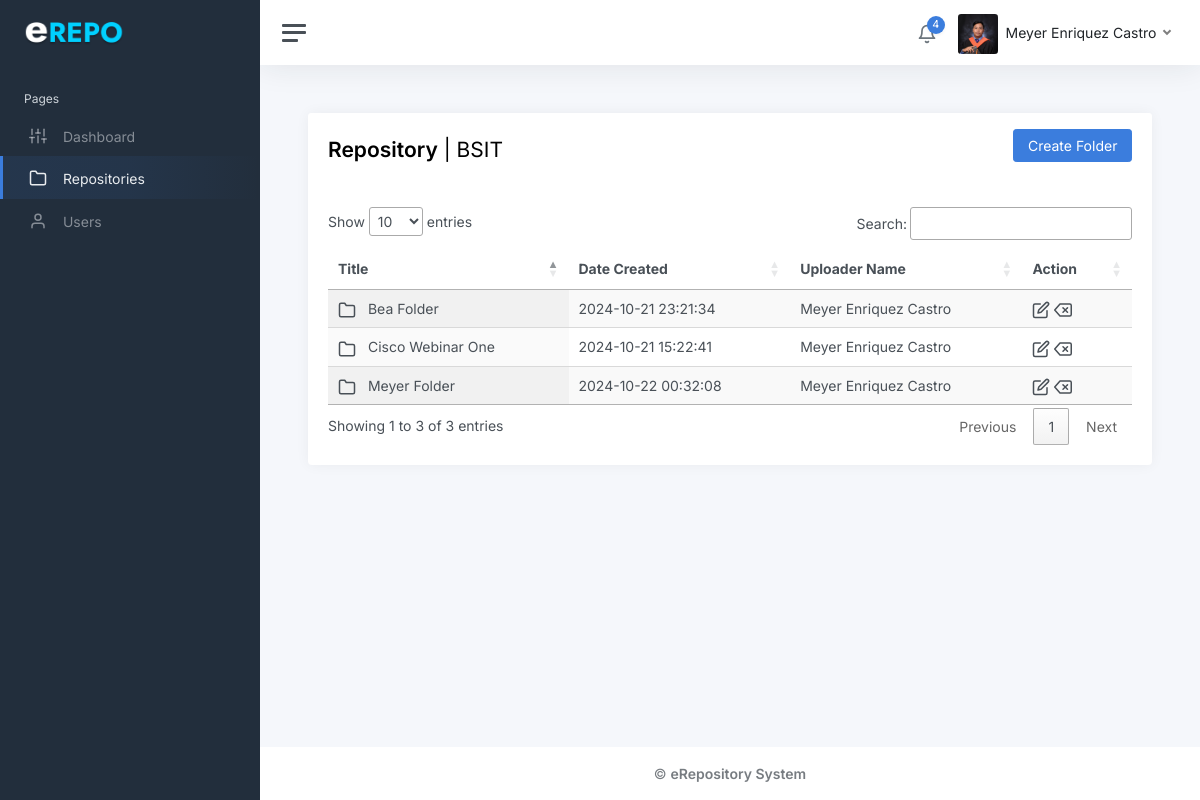
Page /frontend/repository.php (signed in) on the earlier database version.
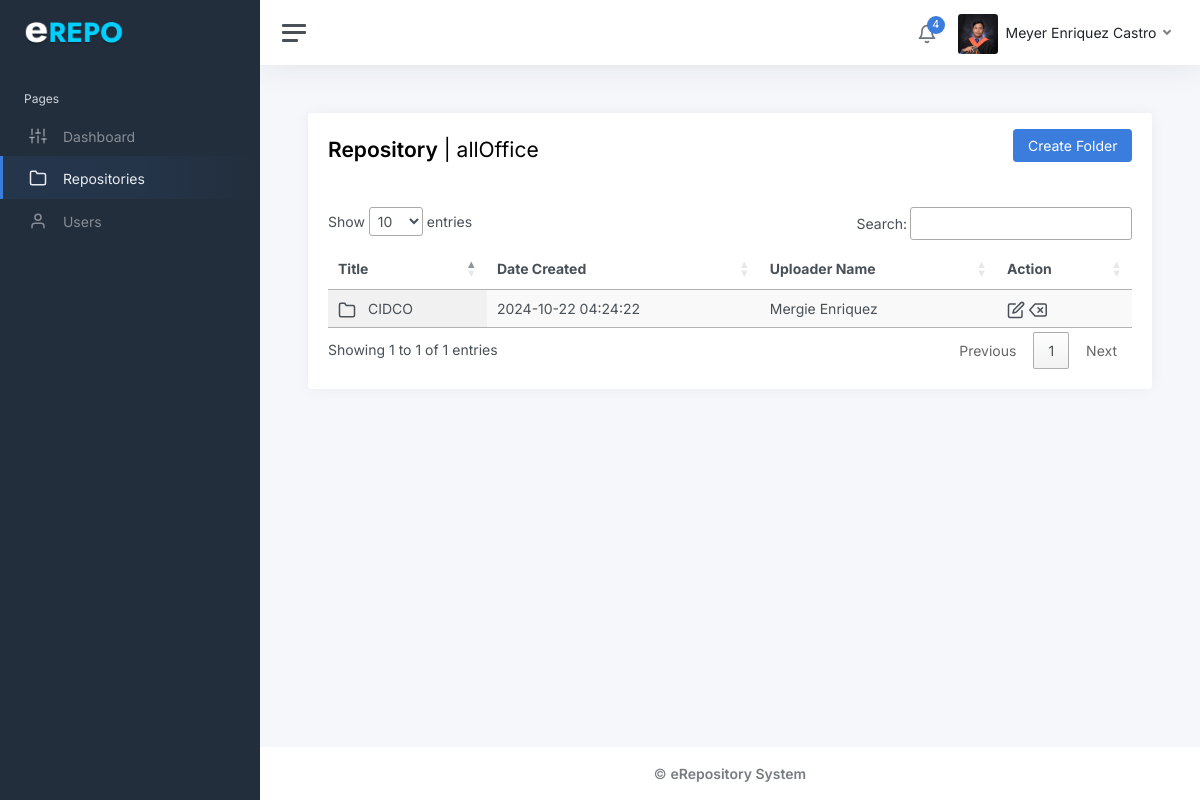
Same page on the later database version.
### tables this page shows
CREATE TABLE `users` (
  `id` int(11) NOT NULL,
  `full_name` varchar(100) NOT NULL,
  `email` varchar(100) NOT NULL,
  `password` varchar(255) NOT NULL,
  `profile_picture` varchar(255) DEFAULT NULL,
  `accesstype_id` int(11) DEFAULT NULL,
  `office_id` int(11) DEFAULT NULL,
  `dateCreated` timestamp NOT NULL DEFAULT current_timestamp()
);

CREATE TABLE `offices` (
  `office_id` int(11) NOT NULL,
  `officeName` varchar(200) NOT NULL,
  `officeCode` varchar(50) NOT NULL
);

CREATE TABLE `repo_folder` (
  `repo_id` int(11) NOT NULL,
  `title` varchar(200) NOT NULL,
  `dateCreated` timestamp NOT NULL DEFAULT current_timestamp() ON UPDATE current_timestamp(),
  `user_id` int(11) NOT NULL,
  `office_id` int(11) NOT NULL
);

### backend/function.php (called while the page is built, shortened)
<?php
function OfficeName($id){
    global $conn;
    $query = 'SELECT officeCode FROM offices WHERE office_id=?';
    $stmt = $conn->prepare($query);
    $stmt->bind_param('i', $id);
    $stmt->execute();
    $stmt->bind_result($officeName);
    return $officeName;
}
function UploaderName($id) {
    global $conn;
    $query = 'SELECT full_name FROM users WHERE id = ?';
    $stmt = $conn->prepare($query);
    $stmt->bind_param('i', $id);
    $stmt->execute();
    $stmt->bind_result($fullName);
    return $fullName;
}
?>

### frontend/repository.php (the view, shortened to what the changed rows need)
	<?php include'../backend/session.php';
	include '../backend/db.php';
	include "../backEnd/function.php";
	?>
	<!DOCTYPE html>
	<html lang="en">
	<head>
		<link rel="stylesheet" href="https://stackpath.bootstrapcdn.com/bootstrap/4.5.2/css/bootstrap.min.css">
		<link rel="stylesheet" href="https://cdn.datatables.net/1.13.1/css/jquery.dataTables.min.css">
		<link href="../static/css/app.css" rel="stylesheet">
	</head>
	<body>
		<div class="wrapper">
		<?php
if (isset($_SESSION['id'])) {
    $user_id = $_SESSION['id'];
    $query = "SELECT * FROM users WHERE id = '$user_id'";
    $result = $conn->query($query);
    if ($result->num_rows == 1) {
        $user_data = $result->fetch_assoc();
        $accesstype_id = $user_data['accesstype_id'];
            if ($accesstype_id == 1) { ?>
			<div class="main">
			<?php include'header-nav.php';?>
				<main class="content">
					<div class="container-fluid p-0">
						<div class="row">
							<div class="col-12">
								<div class="card">
									<div class="card-header">
										<div class="row">
											<div class="col-6">
											<h1 class="h3 mt-2"><strong>Repository</strong> |
											<?php
											if (isset($_SESSION['id'])) {
											$user_id = $_SESSION['id'];
											$query = "SELECT * FROM users WHERE id = '$user_id'";
											$result = $conn->query($query);
											if ($result->num_rows == 1) {
											$user_data = $result->fetch_assoc();
											$office_id = $user_data['office_id'];
											if ($office_id == 0) {
												echo "All Offices";
											} else{
												echo officeName($user_data['office_id']);
											}
											}
											}
											?>
											</h1>
											</div>
											<div class="col-6">
												<button type="button" class="btn btn-primary float-end"
												data-bs-toggle="modal" data-bs-target="#addUserModal">Create Folder</button>
										</div>
										</div>
									</div>
									<div class="card-body">
									<div class="table-responsive">
									<table id="usersTable" class="display">
			<thead>
				<tr>
					<th>Title</th>
					<th>Date Created</th>
					<th>Uploader Name</th>
					<th>Action</th>
				</tr>
			</thead>
			<tbody>
				<?php
				$sql = "SELECT * FROM repo_folder";
				$result = $conn->query($sql);
				if ($result->num_rows > 0) {
					while($row = $result->fetch_assoc()) {
						echo '<tr onclick="handleRowClick(' . htmlspecialchars($row['repo_id'], ENT_QUOTES) . ')" style="cursor: pointer;">
			<td> <i class="align-middle mr-2" data-feather="folder"></i> ' . htmlspecialchars($row['title']) . '</td>
			<td>' . htmlspecialchars($row['dateCreated']) . '</td>
			<td>' . htmlspecialchars(UploaderName($row['user_id'])) . '</td>
			<td>
				<i class="align-middle" type="button" data-bs-toggle="modal"
				data-bs-target="#editModal"
				onclick="event.stopPropagation(); setEditUserData(' . $row['repo_id'] . ', \'' . addslashes($row['title']) . '\')"
				data-feather="edit"></i>
				<i class="align-middle" type="button" data-bs-toggle="modal"
				data-bs-target="#deleteUserModal"
				onclick="event.stopPropagation(); setDeleteFolderId(' . htmlspecialchars($row['repo_id'], ENT_QUOTES) . ')"
				data-feather="delete"></i>
			</td>
		</tr>';
					}
				}
				?>
			</tbody>
		</table>
		</div>
									</div>
								</div>
							</div>
						</div>
					</div>
				</main>
					<?php
				}
		}
	}
				?>
			</div>
		</div>
	</body>
	</html>

### frontend/header-nav.php (shortened to what the changed rows need)
<?php
$stmt = $conn->prepare("SELECT * FROM users WHERE id = ?");
$stmt->bind_param("i", $_SESSION['id']);
$stmt->execute();
$result = $stmt->get_result();
$user = $result->fetch_assoc();
?>
<nav class="navbar navbar-expand navbar-light navbar-bg">
				<a class="sidebar-toggle js-sidebar-toggle">
          <i class="hamburger align-self-center"></i>
        </a>
				<div class="navbar-collapse collapse">
					<ul class="navbar-nav navbar-align">
						<li class="nav-item dropdown">
							<a class="nav-icon dropdown-toggle" href="#" id="alertsDropdown" data-bs-toggle="dropdown">
								<div class="position-relative">
									<i class="align-middle" data-feather="bell"></i>
									<span class="indicator">4</span>
								</div>
							</a>
						</li>
						<li class="nav-item dropdown">
                <a class="nav-link dropdown-toggle d-none d-sm-inline-block" href="#" data-bs-toggle="dropdown">
				<img src="../backend/<?php echo $user['profile_picture']; ?>"
     			class="avatar img-fluid rounded me-1"
    			alt="Profile Picture"
     			onerror="this.onerror=null; this.src='../backend/default.jpg';" />
                    <span class="text-dark"><?php echo htmlspecialchars($user['full_name']); ?></span>
                </a>
            </li>
        </ul>
    </div>
</nav>

Differences in the rows shown:
removed repo_folder: title "Cisco Webinar One", dateCreated "2024-10-21 15:22:41", user.full_name "Meyer Enriquez Castro"
removed repo_folder: title "Bea Folder", dateCreated "2024-10-21 23:21:34", user.full_name "Meyer Enriquez Castro"
removed repo_folder: title "Meyer Folder", dateCreated "2024-10-22 00:32:08", user.full_name "Meyer Enriquez Castro"
changed users "Meyer Enriquez Castro": office.officeCode "BSIT" → "allOffice"
added repo_folder: title "CIDCO", dateCreated "2024-10-22 04:24:22", user.full_name "Mergie Enriquez"
Other differences:
text written by a page script: "Show entries Search: Showing 1 to 3 of 3 entries Previous 1 Next" → "Show entries Search: Showing 1 to 1 of 1 entries Previous 1 Next"
